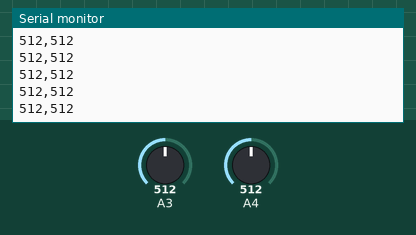
Recording of a sketch running on a simulated Arduino Leonardo, built with avr-gcc and run on an emulated ATmega32U4. Parts: the last lines printed to the serial monitor. Inputs (shaded band) come from the test bench; at power-on: A3 = 512, A4 = 512.

Above: at 1.2 s.
1.3 s: A3 set to 716
At 1.9 s:
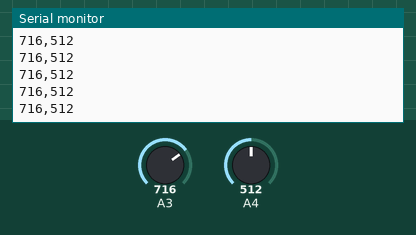
2.8 s: A4 set to 716
At 3.7 s:
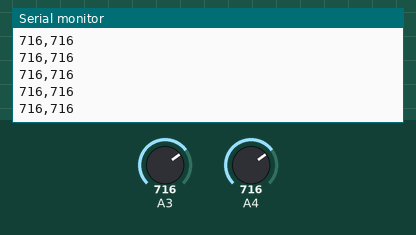
4.3 s: A3 set to 900
At 5.0 s:
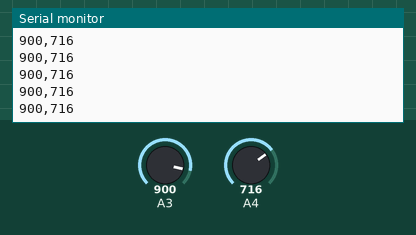
5.8 s: A4 set to 900
At 6.3 s:
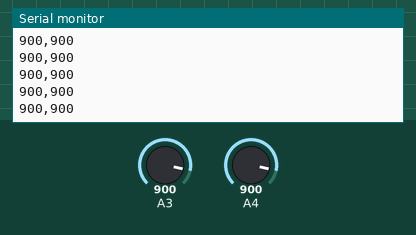
Timing chart, 0 to 8.3 s (numbered marks = the images above; inputs shaded):
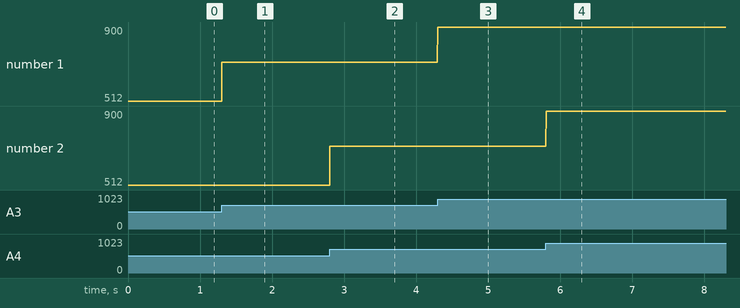

The sketch:

mic_esplora.ino
```cpp
#include<Esplora.h>

void setup() {
  Serial.begin(9600);
}

void loop() {
  int mic = Esplora.readMicrophone();
  int slider =Esplora.readSlider();
  Serial.print(mic);
  Serial.print(",");
  Serial.println(slider); //print values of slider and microphone
  //if(){ ///if microphone is greater than the slider
  //  //make light red
  //}
  //else{
  //  //make light off
  //}
  delay(5);
}
```

Measured:
- after the input at 1.3 s, the serial monitor: prints a new line at once (image 1)
- after the input at 2.8 s, the serial monitor: prints a new line at once (image 2)
- after the input at 4.3 s, the serial monitor: prints a new line at once (image 3)
- after the input at 5.8 s, the serial monitor: prints a new line at once (image 4)
- plotted number 1: 512 → 716 after the input at 1.3 s, 716 → 900 after the input at 4.3 s
